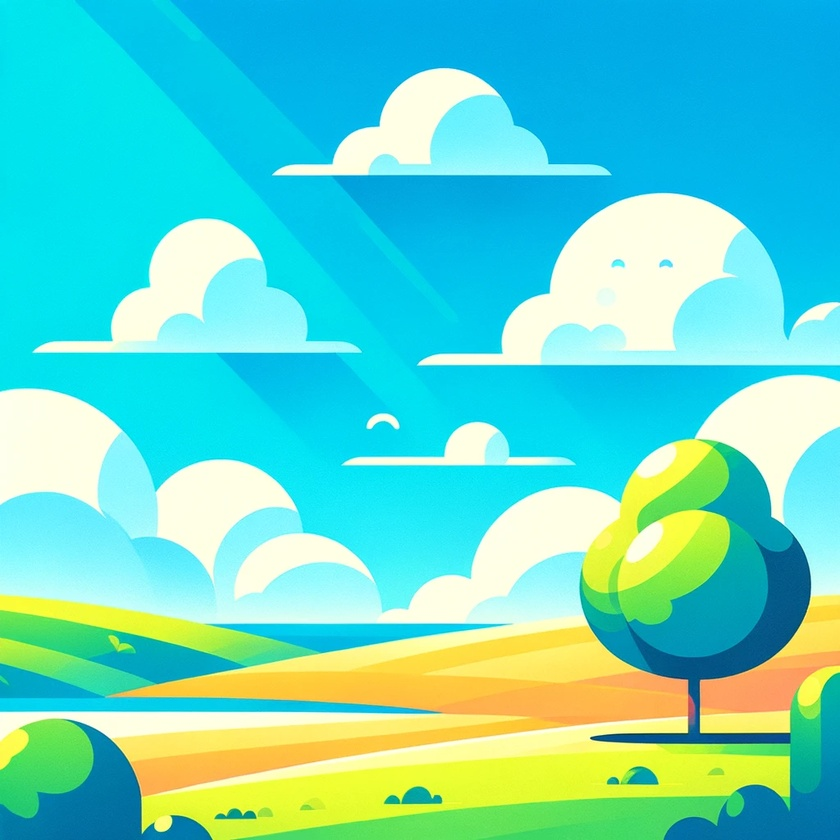
#> input picture docker-examples/simple/sample.jpg, 840 x 840 px, shrunk from 1024 x 1024 before the run
$ python image_processing.py
#> lines starting #> are read from the running program, lines starting #| are printed output that depends on the picture
import cv2

# Load an image
image = cv2.imread('sample.jpg')
#> image is the input picture: shape (840, 840, 3); mean B, G, R 199.8, 215.5, 97.2

# Convert the image to grayscale
gray_image = cv2.cvtColor(image, cv2.COLOR_BGR2GRAY)
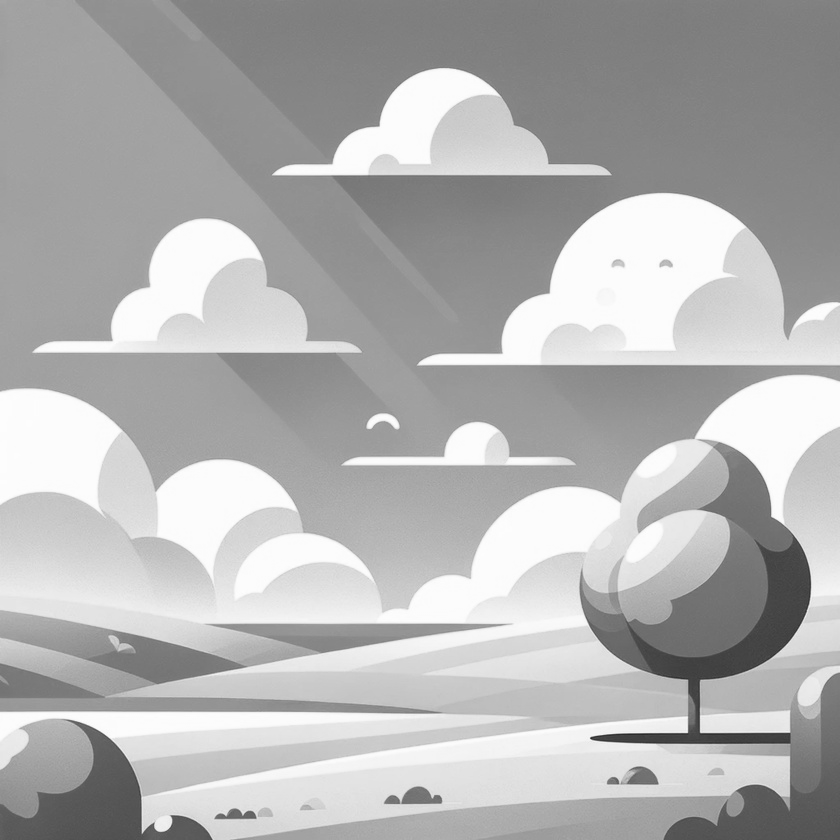
#> gray_image: shape (840, 840); min 38, max 254, mean 178.3

# Save the processed image
success = cv2.imwrite('/usr/src/app/output/gray_image.jpg', gray_image)

if success:
    print("Image successfully saved.")
else:
    print("Error: Image not saved.")
